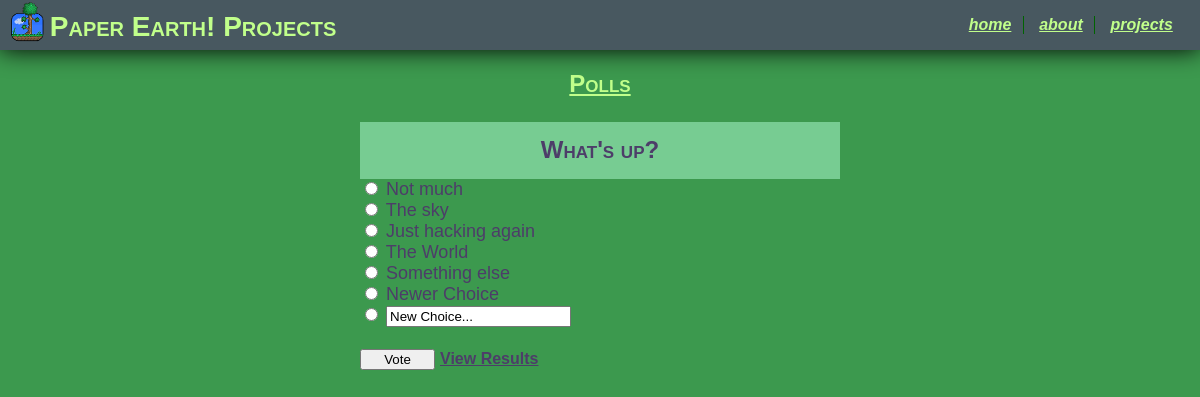
The page /polls/1/ on the database its author committed.
### polls/models.py (models this page shows, shortened)
class Question(models.Model):
    question_text = models.CharField(max_length=200, default="Question")
    pub_date = models.DateTimeField('date published')
    tally = models.IntegerField(default=0)

class Choice(models.Model):
    question = models.ForeignKey(Question, on_delete=models.CASCADE)
    choice_text = models.CharField(max_length=200, default="Option 1")
    votes = models.IntegerField(default=0)

### polls/views.py (the view)
# urls.py: url(r'^(?P<pk>[0-9]+)/$', views.DetailView.as_view(), name='detail'),
class DetailView(generic.DetailView):
    model = Question
    template_name = 'polls/detail.html'
    def get_queryset(self):
        return Question.objects.filter(pub_date__lte=timezone.now())

### polls/templates/polls/detail.html (shortened to what this page needs)
{% extends 'base.html' %}
{% load staticfiles %}
{% block content %}
<div id="PollsContent">
  <div id="PollsDetails">
    <h3>{{ question.question_text }}</h3>
    <form action="{% url 'polls:vote' question.id %}" method="post">
    {% for choice in question.choice_set.all %}
        <input type="radio" name="choice" id="choice{{ forloop.counter }}" value="{{ choice.id }}" />
        <label for="choice{{ forloop.counter }}">{{ choice.choice_text }}</label><br>
    {% endfor %}
        <input type="radio" name="choice" id="newchoice" value="new"/>
        <input type="text" name="newchoicetext" id="newchoicetext" value="New Choice..." /> <br>
        <br>
        <input type="submit" value="Vote" style="width:75px;" />
      <a style="font-size:medium;" href="{% url 'polls:results' question.id %}">View Results</a>
    </form>
  </div>
</div>
{% endblock content %}

### mysite/static/mysite/style.css (style rules this page uses)
html, body { font-family: Helvetica,sans-serif; margin: 0; height: 100%; }
div { display: block; }
a { font-weight: 700; }
a:link, a:visited { color: rgb(193,255,139); }
h1, h2, h3, h4, h5, h6 { font-variant: small-caps; margin-bottom: 0; color: rgb(193,255,139); }
#PollsContent { text-align: left; width: 40%; margin: 0 auto; font-size: large; color: rgb(77,61,105); }
#PollsContent h3 { text-align: center; font-size: x-large; padding: 0.6em; color: rgb(77,61,105); background: rgb(119,204,146); }
#PollsContent a { color: rgb(77,61,105); }
#PollsDetails { width: 100%; }
#PollsDetails form { margin: 0 auto; width: 100%; }

### rows shown on the page
Question: question_text "What's up?"
Choice: choice_text "Not much"
Choice: choice_text "The sky"
Choice: choice_text "Just hacking again"
Choice: choice_text "The World"
Choice: choice_text "Something else"
Choice: choice_text "Newer Choice"
